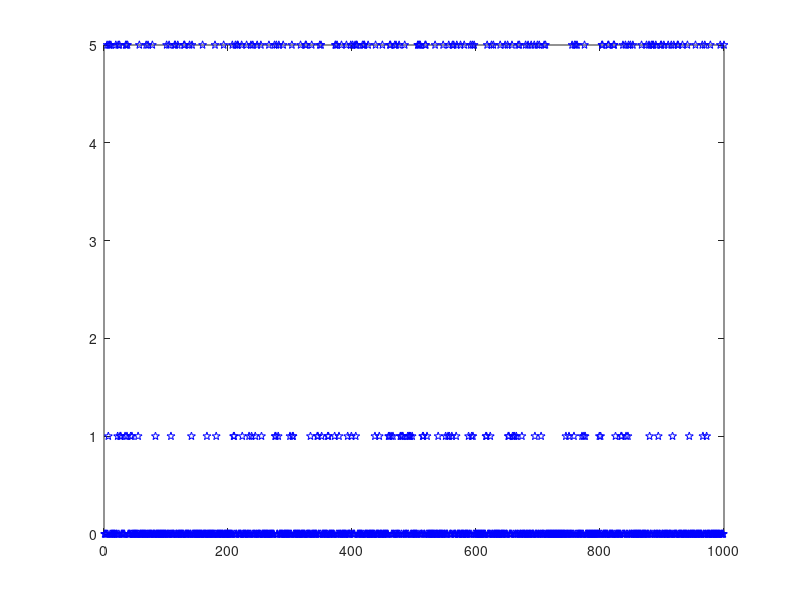

Reproduce this figure in MATLAB.
%% Q-learning with epsilon-greedy exploration Algorithm for Deterministic Cleaning Robot V1
%  Matlab code : Reza Ahmadzadeh
%  email: reza.ahmadzadeh@iit.it
%  March-2014
%% The deterministic cleaning-robot MDP
% a cleaning robot has to collect a used can also has to recharge its
% batteries. the state describes the position of the robot and the action
% describes the direction of motion. The robot can move to the left or to
% the right. The first (1) and the final (6) states are the terminal
% states. The goal is to find an optimal policy that maximizes the return
% from any initial state. Here the Q-learning epsilon-greedy exploration
% algorithm (in Reinforcement learning) is used.
% Algorithm 2-3, from:
% @book{busoniu2010reinforcement,
%   title={Reinforcement learning and dynamic programming using function approximators},
%   author={Busoniu, Lucian and Babuska, Robert and De Schutter, Bart and Ernst, Damien},
%   year={2010},
%   publisher={CRC Press}
% }
% notice: the code is written in 1-indexed instead of 0-indexed
%
% V1 the initial evaluation of the algorithm 
%
%% this is the main function including the initialization and the algorithm
% the inputs are: initial Q matrix, set of actions, set of states,
% discounting factor, learning rate, exploration probability,
% number of iterations, and the initial state.
function qlearning
% learning parameters
gamma = 0.5;    % discount factor  % TODO : we need learning rate schedule
alpha = 0.5;    % learning rate    % TODO : we need exploration rate schedule
epsilon = 0.9;  % exploration probability (1-epsilon = exploit / epsilon = explore)
% states
state = [0,1,2,3,4,5];
% actions
action = [-1,1];
% initial Q matrix
Q = zeros(length(state),length(action));
K = 1000;     % maximum number of the iterations
state_idx = 3;  % the initial state to begin from
%% the main loop of the algorithm
for k = 1:K
    disp(['iteration: ' num2str(k)]);
    r=rand; % get 1 uniform random number
    x=sum(r>=cumsum([0, 1-epsilon, epsilon])); % check it to be in which probability area
    
    % choose either explore or exploit
    if x == 1   % exploit
        [~,umax]=max(Q(state_idx,:));
        current_action = action(umax);
    else        % explore
        current_action=datasample(action,1); % choose 1 action randomly (uniform random distribution)
    end
    
    action_idx = find(action==current_action); % id of the chosen action
    % observe the next state and next reward ** there is no reward matrix
    [next_state,next_reward] = model(state(state_idx),action(action_idx),k);
    next_state_idx = find(state==next_state);  % id of the next state
    % print the results in each iteration
    disp(['current state : ' num2str(state(state_idx)) ' next state : ' num2str(state(next_state_idx)) ' taken action : ' num2str(action(action_idx))]);
    disp([' next reward : ' num2str(next_reward)]);
    % update the Q matrix using the Q-learning rule
    Q(state_idx,action_idx) = Q(state_idx,action_idx) + alpha * (next_reward + gamma* max(Q(next_state_idx,:)) - Q(state_idx,action_idx));
    % if the robot is stuck in terminals
    if (next_state_idx == 6 || next_state_idx == 1)
        state_idx = datasample(2:length(state)-1,1); % we just restart the episode with a new state
    else
        state_idx = next_state_idx;
    end
    disp(Q);  % display Q in each level
end
% display the final Q matrix
disp('Final Q matrix : ');
disp(Q)
[C,I]=max(Q,[],2);                              % finding the max values
disp('Q(optimal):');
disp(C);
disp('Optimal Policy');
disp('*');
disp([action(I(2,1));action(I(3,1));action(I(4,1));action(I(5,1))]);
disp('*');
end
%% This function is used as an observer to give the next state and the next reward using the current state and action
function [next_state,r] = model(x,u,k)
if (x <= 4 && x>=1)
    next_state = x + u;
else
    next_state = x;
end
if (x == 4 && u == 1)
    r = 5;
elseif (x == 1 && u == -1)
    r = 1;
else
    r = 0;
end
figure(1)
     plot(k,r,'pb');
     hold on
end